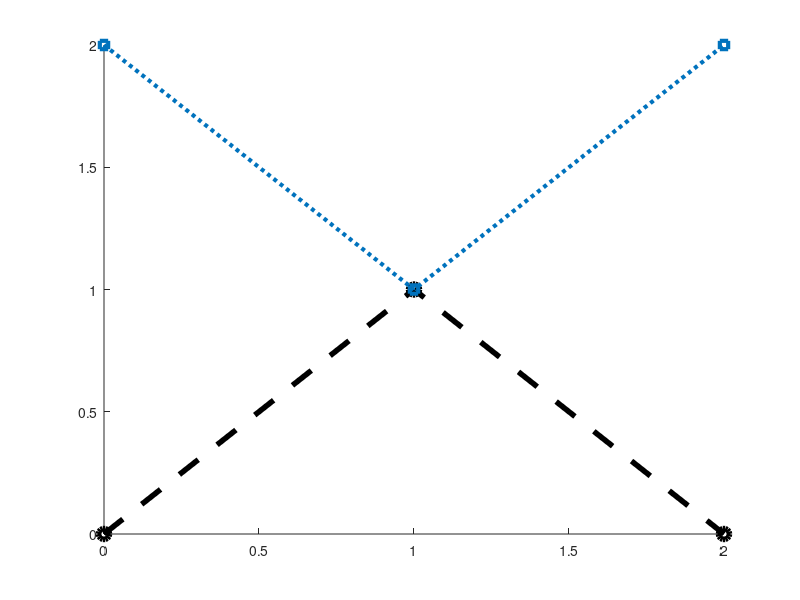

MATLAB code for this plot:
f = figure(41);
styled = line('XData', [0, 1, 2], 'YData', [0, 1, 0], 'LineStyle', '--', 'Marker', 'o', 'MarkerSize', 8, 'LineWidth', 4);
hold on
plain = plot([0, 1, 2], [2, 1, 2]);

styled_line_style = get(styled, 'LineStyle');
styled_marker = get(styled, 'Marker');
styled_marker_size = get(styled, 'MarkerSize');
styled_line_width = get(styled, 'LineWidth');

set(plain, 'LineStyle', ':', 'Marker', 's', 'MarkerSize', 6, 'LineWidth', 3);
plain_line_style = get(plain, 'LineStyle');
plain_marker = get(plain, 'Marker');
plain_marker_size = get(plain, 'MarkerSize');
plain_line_width = get(plain, 'LineWidth');

dashed_lines = findobj(f, 'LineStyle', '--');
square_markers = findobj(f, 'Marker', 's');
